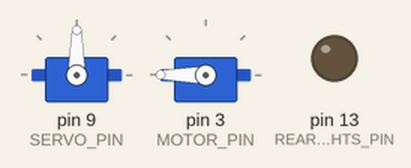
This sketch was run on a simulated Arduino Uno, built with avr-gcc and run on an emulated ATmega328P. On the bench: 2 × servo, output pins drawn as LEDs (lit = HIGH).

Above: at 0.05 s.
At 11.85 s:
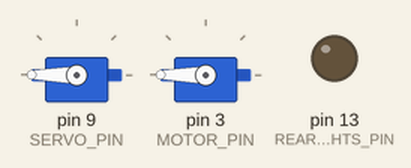
At 25.25 s:
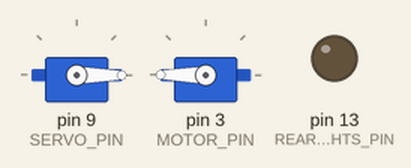
Timing chart, 0 to 33.6 s (numbered marks = the images above):
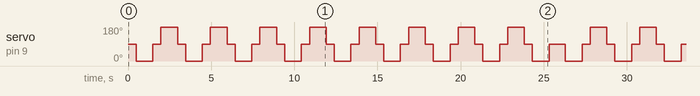

The sketch:

desafio1_copy.ino
```cpp
// This script will be utilized to control a car using nothing but lines of code.
// The car have a DC motor in the rear to power the rear wheels
// It has a servo motor that allows the car to turn left and right
// The challenge consists in making the car go through a track with a few obstacles

// Include libraries
#include <Servo.h>

// Define the pins for the motors
#define MOTOR_PIN 3 // This is a PWM pin
#define SERVO_PIN 9 // This is a PWM pin

// Define the pins for rear lights (both will be connected in parallel to just 1 pin)
#define REAR_LIGHTS_PIN 13 // This is a digital pin

// Define a few constants
#define SERVO_CENTER 90 // This is the center position for the servo
#define SERVO_LEFT 0 // This is the left position for the servo
#define SERVO_RIGHT 180 // This is the right position for the servo
#define MOTOR_SPEED 255 // This is the maximum speed for the motor
#define MOTOR_STOP 0 // This is the speed to stop the motor
#define WHEEL_DIAMETER 6.5 // This is the diameter of the wheel in cm

// Define the servo and motor objects
Servo servo; // This object will control the servo motor
Servo motor; // This object will control the DC motor

// Define some functions
// This function will make the car go forward a certain distance
void goForward(float distance) {
  // Calculate the time it will take to go forward
  float time = distance / (WHEEL_DIAMETER * PI);
  // Set the motor to go forward
  motor.write(MOTOR_SPEED);
  // Wait for the time it will take to go forward
  delay(time * 1000);
  // Stop the motor
  motor.write(MOTOR_STOP);
}

// This function will make the car turn left while going forward
void turnLeft(float angle) {
  // Calculate the time it will take to turn left
  float time = angle / 90;
  // Set the servo to turn left
  servo.write(SERVO_LEFT);
  // Set the motor to go forward
  motor.write(MOTOR_SPEED);
  // Wait for the time it will take to turn left
  delay(time * 1000);
  // Stop the motor
  motor.write(MOTOR_STOP);
  // Set the servo to the center
  servo.write(SERVO_CENTER);
}

// This function will make the car turn right while going forward
void turnRight(float angle) {
  // Calculate the time it will take to turn right
  float time = angle / 90;
  // Set the servo to turn right
  servo.write(SERVO_RIGHT);
  // Set the motor to go forward
  motor.write(MOTOR_SPEED);
  // Wait for the time it will take to turn right
  delay(time * 1000);
  // Stop the motor
  motor.write(MOTOR_STOP);
  // Set the servo to the center
  servo.write(SERVO_CENTER);
}

// This function will make the car go backward a certain distance
void goBackward(float distance) {
  // Calculate the time it will take to go backward
  float time = distance / (WHEEL_DIAMETER * PI);
  // Set the motor to go backward
  motor.write(-MOTOR_SPEED);
  // Wait for the time it will take to go backward
  delay(time * 1000);
  // Stop the motor
  motor.write(MOTOR_STOP);
}

// This function will make the car turn left while going backward
void turnLeftBackward(float angle) {
  // Calculate the time it will take to turn left
  float time = angle / 90;
  // Set the servo to turn left
  servo.write(SERVO_LEFT);
  // Set the motor to go backward
  motor.write(-MOTOR_SPEED);
  // Wait for the time it will take to turn left
  delay(time * 1000);
  // Stop the motor
  motor.write(MOTOR_STOP);
  // Set the servo to the center
  servo.write(SERVO_CENTER);
}

// This function will make the car turn right while going backward
void turnRightBackward(float angle) {
  // Calculate the time it will take to turn right
  float time = angle / 90;
  // Set the servo to turn right
  servo.write(SERVO_RIGHT);
  // Set the motor to go backward
  motor.write(-MOTOR_SPEED);
  // Wait for the time it will take to turn right
  delay(time * 1000);
  // Stop the motor
  motor.write(MOTOR_STOP);
  // Set the servo to the center
  servo.write(SERVO_CENTER);
}

// This function will make the car stop
void stop() {
  // Turn the rear lights on
  digitalWrite(REAR_LIGHTS_PIN, HIGH);
  // Stop the motor
  motor.write(MOTOR_STOP);
}

// This function will make the rear lights blink
void blink() {
  // Turn the rear lights on
  digitalWrite(REAR_LIGHTS_PIN, HIGH);
  // Wait for 1 second
  delay(1000);
  // Turn the rear lights off
  digitalWrite(REAR_LIGHTS_PIN, LOW);
  // Wait for 1 second
  delay(1000);
}

// Setup
void setup() {
  // Set the motor and servo pins as outputs
  pinMode(MOTOR_PIN, OUTPUT);
  pinMode(SERVO_PIN, OUTPUT);
  pinMode(REAR_LIGHTS_PIN, OUTPUT);
  // Attach the servo and motor objects to the pins
  servo.attach(SERVO_PIN);
  motor.attach(MOTOR_PIN);
  // Set the servo to the center
  servo.write(SERVO_CENTER);
  // Turn the rear lights off
  digitalWrite(REAR_LIGHTS_PIN, LOW);
}

// Loop
void loop() {
    // Go forward 10 cm
    goForward(10);
    // Turn left 90 degrees
    turnLeft(90);
    // Go forward 10 cm
    goForward(10);
    // Turn right 90 degrees
    turnRight(90);
    // Go forward 10 cm
    goForward(10);
    // Turn left 90 degrees
    turnLeft(90);
    // Go forward 10 cm
    goForward(10);
    // Turn right 90 degrees
    turnRight(90);
    // Go forward 10 cm
    goForward(10);
    // Turn left 90 degrees
    turnLeft(90);
    // Go forward 10 cm
    goForward(10);
    // Turn right 90 degrees
    turnRight(90);
    // Go forward 10 cm
    goForward(10);
    // Turn left 90 degrees
    turnLeft(90);
    // Go forward 10 cm
    goForward(10);
    // Turn right 90 degrees
    turnRight(90);
    // Go forward 10 cm
    goForward(10);
    // Turn left 90 degrees
    turnLeft(90);
    // Go forward 10 cm
    goForward(10);
    // Turn right 90 degrees
    turnRight(90);
    // Go forward 10 cm
    goForward(10);
    // Turn left 90 degrees
    turnLeft(90);
    // Go forward 10 cm
    goForward(10);
    // Turn right 90 degrees
    turnRight(90);
    // Go forward 10 cm
    goForward(10);
    // Turn left 90 degrees
    turnLeft(90);
    // Go forward 10 cm
    goForward(10);
    // Turn right 90 degrees
    turnRight(90);
    // Go forward 10 cm
    goForward(10);
    // Turn left 90 degrees
    turnLeft(90);
    // Go forward 10 cm
    goForward(10);
    // Turn right 90 degrees
    turnRight(90);
    // Go forward 10 cm
    goForward(10);
    // Turn left 90 degrees
    turnLeft(90);
    // Go forward 10 cm
    goForward(10);
    // Turn right 90 degrees
}
```

Measured:
- by itself, servo on pin 9 (SERVO_PIN): moves between 0° and 180°, repeating every 25.8 s
